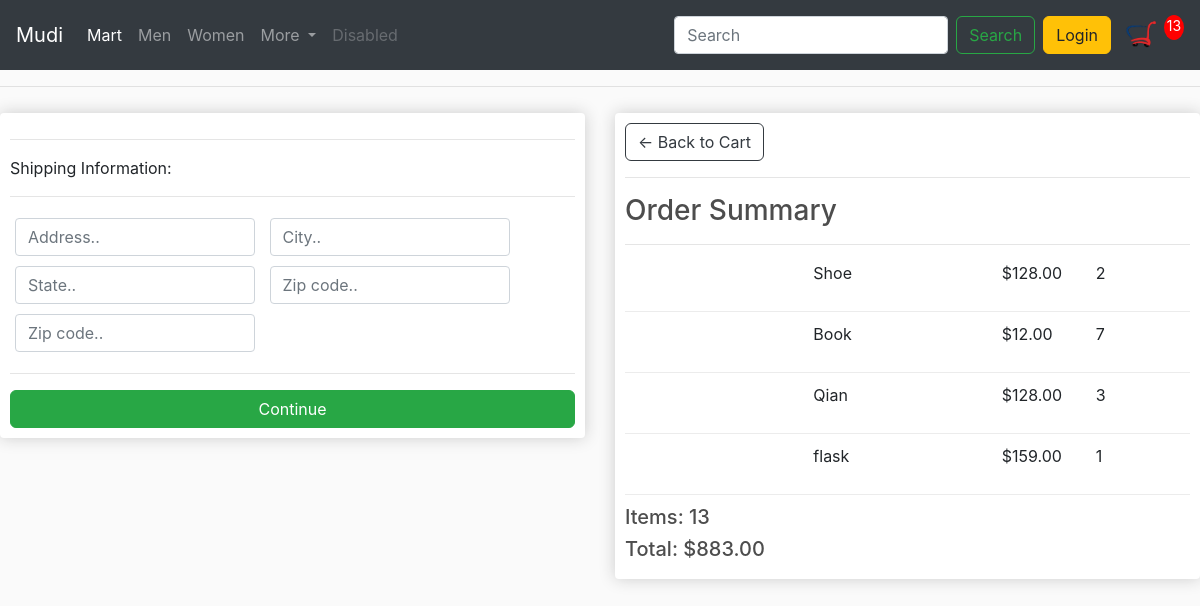
Screenshot of /checkout/ (signed in) with the database file from the repository.
### store/models.py (models this page shows, shortened)
class OrderItem(models.Model):
    product = models.ForeignKey(Product, on_delete=models.SET_NULL, null=True, blank=True)
    order = models.ForeignKey(Order, on_delete=models.SET_NULL, null=True, blank=True)
    quantity = models.IntegerField(default=0, null=True, blank=False)
    added_ordered = models.DateTimeField(auto_now_add=True)
    @property
    def getTotal(self):  # To get the cart total item
        total = self.product.price * self.quantity
        return total

class Product(models.Model):
    name = models.CharField(max_length=20, null=False)
    price = models.DecimalField(max_digits=6, decimal_places=2)
    digital = models.BooleanField(default=False, null=True, blank=False)
    image = models.ImageField(upload_to='images', null=True, default='images/avatar_hy6hxz.jpg')
    @property
    def imageUrl(self):  # in the case that the url is empty
        try:
            url = self.image.url
        except:
            url = ''
        return url

class Order(models.Model):
    customer = models.ForeignKey(Customer, on_delete=models.SET_NULL, null=True, blank=True)
    date_ordered = models.DateTimeField(auto_now_add=True)
    complete = models.BooleanField(default=False, null=True, blank=False)
    transaction_id = models.CharField(max_length=20, null=False)
    @property
    def shipping(self):
        shipping = False
        orderItem = self.orderitem_set.all()
        for i in orderItem:
            if not i.product.digital:
                shipping = True
        return shipping
    @property
    def get_cart_total(self):
        orderitems = self.orderitem_set.all()
        total = sum([item.getTotal for item in orderitems])
        return total
    @property
    def get_cart_items(self):
        orderitems = self.orderitem_set.all()
        total = sum([item.quantity for item in orderitems])
        return total

### store/views.py (the view)
# urls.py: path('checkout/', views.getChekout, name="checkout"),
@csrf_exempt
def getChekout(request):
    if request.user.is_authenticated:
        customer = request.user.customer
        order, created = Order.objects.get_or_create(customer=customer, complete=False)
        items = order.orderitem_set.all()
        cart_items = order.get_cart_items
    else:
        cookie_data = cookieCart(request)
        cart_items = cookie_data['cart_items']
        order = cookie_data['order']
        items = cookie_data['items']
    context = {"items": items, "cart_items": cart_items, "order": order, "shipping": False}
    return render(request, 'checkout.html', context)

### templates/checkout.html (shortened to what this page needs)
{% extends 'main.html' %}
{% block content %}
    {% load static %}
<!DOCTYPE html>
<html lang="en">
<head>
</head>
<body>
  <div class="row">
		<div class="col-lg-6">
			<div class="box-element" id="form-wrapper">
				<form id="form">
					<div id="shipping-info">
						<hr>
						<p>Shipping Information:</p>
						<hr>
						<div class="form-field">
							<input class="form-control" type="text" name="address" placeholder="Address..">
						</div>
						<div class="form-field">
							<input class="form-control" type="text" name="city" placeholder="City..">
						</div>
						<div class="form-field">
							<input class="form-control" type="text" name="state" placeholder="State..">
						</div>
						<div class="form-field">
							<input class="form-control" type="text" name="zipcode" placeholder="Zip code..">
						</div>
						<div class="form-field">
							<input class="form-control" type="text" name="country" placeholder="Zip code..">
						</div>
					</div>
					<hr>
					<input id="form-button" class="btn btn-success btn-block rounded-3" type="submit" value="Continue">
				</form>
			</div>
			<br>
		</div>
		<div class="col-lg-6">
			<div class="box-element">
                <a  class="btn btn-outline-dark" href="{% url 'cart' %}">&#x2190; Back to Cart</a>
                <hr>
                <h3>Order Summary</h3>
                <hr>
                {% for item in items %}
                <div class="cart-row">
                    <div style="flex:2"><img alt="" class="row-image" src="{{item.product.imageUrl}}"></div>
                    <div style="flex:2"><p>{{ item.product.name }}</p></div>
                    <div style="flex:1"><p>${{ item.product.price }}</p></div>
                    <div style="flex:1"><p>{{ item.quantity }}</p></div>
                </div>
                {% endfor %}
                <h5>Items: {{ order.get_cart_items }}</h5>
                <h5>Total:   ${{ order.get_cart_total |floatformat:2 }}</h5>
                </div>
		</div>
	</div>
</body>
</html>
{% endblock content %}

### static/css/main.css (style rules this page uses)
body { background-color: hsl(0, 0%, 98%); }
h1,h2,h3,h4,h5,h6 { color:hsl(0, 0%, 30%); }
.box-element { box-shadow:hsl(0, 0%, 80%) 0 0 16px; background-color: #fff; border-radius: 4px; padding: 10px; }
.col-lg-4, .col-lg-6, .col-lg-8, .col-lg-12 { margin-top: 10px; }
.btn { border-radius: 6px; }
.form-field { width:250px; display: inline-block; padding: 5px; }
.cart-row { display: flex; align-items: stretch; padding-bottom: 10px; margin-bottom: 10px; border-bottom: 1px solid #ececec; }

### rows the page displays
OrderItem: product.name "Shoe", product.price "128.00", quantity "2"
OrderItem: product.name "Book", product.price "12.00", quantity "7"
OrderItem: product.name "Qian", product.price "128.00", quantity "3"
OrderItem: product.name "flask", product.price "159.00", quantity "1"
Order: get_cart_items "13", get_cart_total "883.00"

### other values shown
{{ cart_items }} "13"
